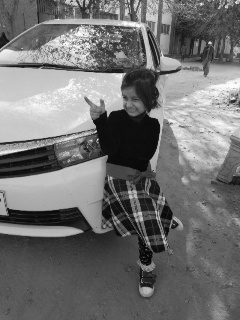
#> input picture Ch2-images/child_3.jpg, 240 x 320 px, found by its file name
$ python P-2-16-Rotation.py
#> lines starting #> are read from the running program, lines starting #| are printed output that depends on the picture
import cv2 as cv
import numpy as np
filepath="ImageProcessing/Ch2-images/child_3.jpg"
img=cv.imread(filepath,0)
#> img is the input picture: shape (320, 240); min 0, max 255, mean 113.5
h,w=img.shape
#> h = 320; w = 240
center = (h / 2, w / 2)
#> center = (160, 120)
angle30,angle60,angle90 = 30,60,90
scale = 1.0
M = cv.getRotationMatrix2D(center, angle30, scale)
rotated30 = cv.warpAffine(img, M, (h, w))
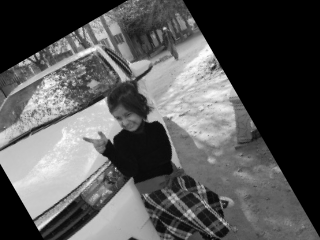
#> rotated30: shape (240, 320); min 0, max 254, mean 87.4
M = cv.getRotationMatrix2D(center, angle60, scale)
rotated60 = cv.warpAffine(img, M, (h, w))
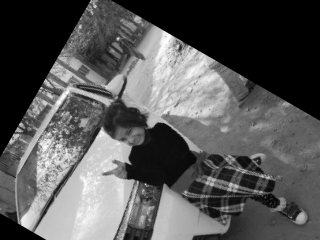
#> rotated60: shape (240, 320); min 0, max 255, mean 87.5
M = cv.getRotationMatrix2D(center, angle90, scale)
#> M = [[6.12e-17, 1, 40], [-1, 6.12e-17, 280]]
rotated90 = cv.warpAffine(img, M, (h, w))
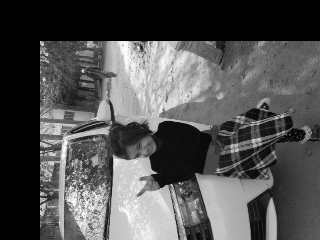
#> rotated90: shape (240, 320); min 0, max 255, mean 82.9
all_images=np.hstack((rotated30,rotated60,rotated90))
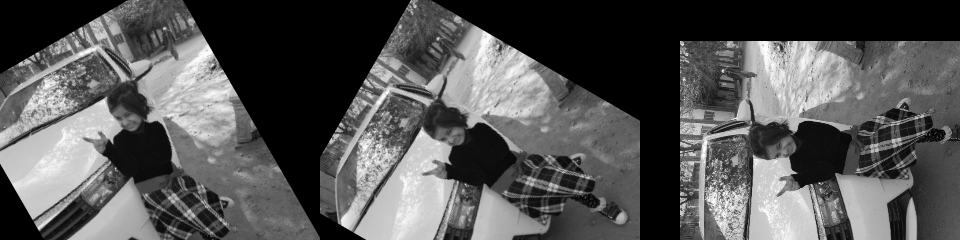
#> all_images: shape (240, 960); min 0, max 255, mean 86
cv.imshow("The child",all_images)
cv.waitKey(0)

$ run again, with Ch2-images/apple.jpg copied over Ch2-images/child_3.jpg
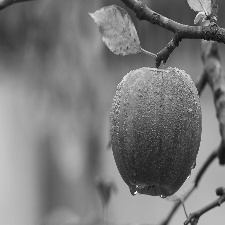
#> input picture Ch2-images/apple.jpg, 225 x 225 px, found by its file name
#> img is the input picture: shape (225, 225); min 9, max 255, mean 121.1
#> `rotated90 = cv.warpAffine(img, M, (h, w))`:
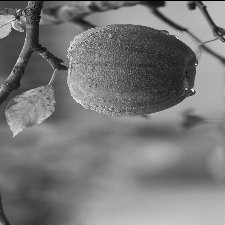
#> rotated90: shape (225, 225); min 0, max 255, mean 120.4
#> `all_images=np.hstack((rotated30,rotated60,rotated90))`:
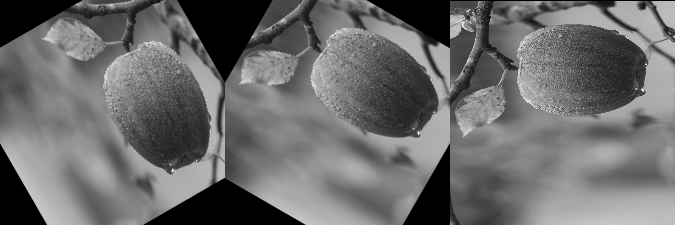
#> all_images: shape (225, 675); min 0, max 255, mean 107.8
